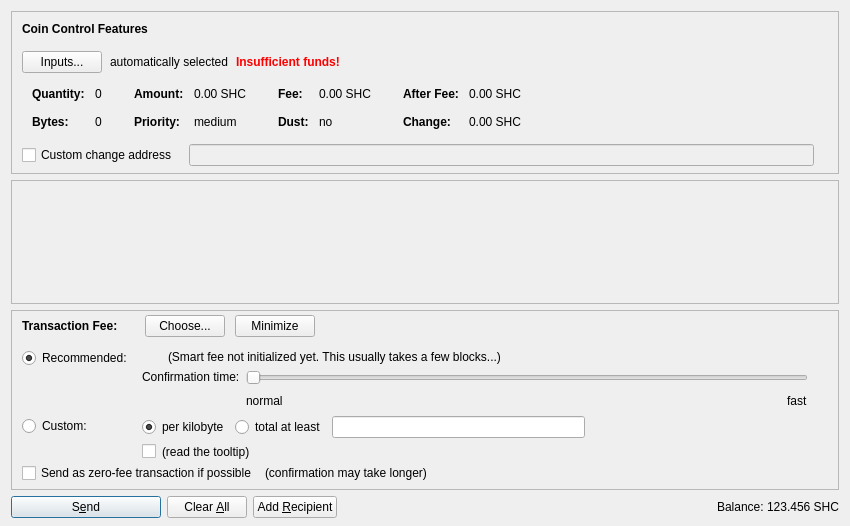
<?xml version="1.0" encoding="UTF-8"?>
<ui version="4.0">
 <class>SendCoinsDialog</class>
 <widget class="QDialog" name="SendCoinsDialog">
  <property name="geometry">
   <rect>
    <x>0</x>
    <y>0</y>
    <width>850</width>
    <height>526</height>
   </rect>
  </property>
  <property name="windowTitle">
   <string>Send Coins</string>
  </property>
  <layout class="QVBoxLayout" name="verticalLayout" stretch="0,1,0,0">
   <property name="bottomMargin">
    <number>8</number>
   </property>
   <item>
    <widget class="QFrame" name="frameCoinControl">
     <property name="sizePolicy">
      <sizepolicy hsizetype="Expanding" vsizetype="Expanding">
       <horstretch>0</horstretch>
       <verstretch>0</verstretch>
      </sizepolicy>
     </property>
     <property name="maximumSize">
      <size>
       <width>16777215</width>
       <height>16777215</height>
      </size>
     </property>
     <property name="frameShape">
      <enum>QFrame::StyledPanel</enum>
     </property>
     <property name="frameShadow">
      <enum>QFrame::Sunken</enum>
     </property>
     <layout class="QVBoxLayout" name="verticalLayoutCoinControl2">
      <property name="spacing">
       <number>0</number>
      </property>
      <property name="leftMargin">
       <number>0</number>
      </property>
      <property name="topMargin">
       <number>0</number>
      </property>
      <property name="rightMargin">
       <number>0</number>
      </property>
      <property name="bottomMargin">
       <number>6</number>
      </property>
      <item>
       <layout class="QVBoxLayout" name="verticalLayoutCoinControl" stretch="0,0,0,0,1">
        <property name="spacing">
         <number>0</number>
        </property>
        <property name="leftMargin">
         <number>10</number>
        </property>
        <property name="topMargin">
         <number>10</number>
        </property>
        <item>
         <layout class="QHBoxLayout" name="horizontalLayoutCoinControl1">
          <property name="bottomMargin">
           <number>15</number>
          </property>
          <item>
           <widget class="QLabel" name="labelCoinControlFeatures">
            <property name="sizePolicy">
             <sizepolicy hsizetype="Preferred" vsizetype="Maximum">
              <horstretch>0</horstretch>
              <verstretch>0</verstretch>
             </sizepolicy>
            </property>
            <property name="font">
             <font>
              <weight>75</weight>
              <bold>true</bold>
             </font>
            </property>
            <property name="styleSheet">
             <string notr="true">font-weight:bold;</string>
            </property>
            <property name="text">
             <string>Coin Control Features</string>
            </property>
           </widget>
          </item>
         </layout>
        </item>
        <item>
         <layout class="QHBoxLayout" name="horizontalLayoutCoinControl2" stretch="0,0,0,0">
          <property name="spacing">
           <number>8</number>
          </property>
          <property name="bottomMargin">
           <number>10</number>
          </property>
          <item>
           <widget class="QPushButton" name="pushButtonCoinControl">
            <property name="styleSheet">
             <string notr="true"/>
            </property>
            <property name="text">
             <string>Inputs...</string>
            </property>
            <property name="autoDefault">
             <bool>false</bool>
            </property>
           </widget>
          </item>
          <item>
           <widget class="QLabel" name="labelCoinControlAutomaticallySelected">
            <property name="text">
             <string>automatically selected</string>
            </property>
            <property name="margin">
             <number>5</number>
            </property>
           </widget>
          </item>
          <item>
           <widget class="QLabel" name="labelCoinControlInsuffFunds">
            <property name="font">
             <font>
              <weight>75</weight>
              <bold>true</bold>
             </font>
            </property>
            <property name="styleSheet">
             <string notr="true">color:red;font-weight:bold;</string>
            </property>
            <property name="text">
             <string>Insufficient funds!</string>
            </property>
            <property name="margin">
             <number>5</number>
            </property>
           </widget>
          </item>
          <item>
           <spacer name="horizontalSpacerCoinControl">
            <property name="orientation">
             <enum>Qt::Horizontal</enum>
            </property>
            <property name="sizeHint" stdset="0">
             <size>
              <width>40</width>
              <height>1</height>
             </size>
            </property>
           </spacer>
          </item>
         </layout>
        </item>
        <item>
         <widget class="QWidget" name="widgetCoinControl" native="true">
          <property name="sizePolicy">
           <sizepolicy hsizetype="Preferred" vsizetype="Preferred">
            <horstretch>0</horstretch>
            <verstretch>0</verstretch>
           </sizepolicy>
          </property>
          <property name="minimumSize">
           <size>
            <width>0</width>
            <height>0</height>
           </size>
          </property>
          <property name="styleSheet">
           <string notr="true"/>
          </property>
          <layout class="QHBoxLayout" name="horizontalLayoutCoinControl5">
           <property name="leftMargin">
            <number>0</number>
           </property>
           <property name="topMargin">
            <number>0</number>
           </property>
           <property name="rightMargin">
            <number>0</number>
           </property>
           <property name="bottomMargin">
            <number>0</number>
           </property>
           <item>
            <layout class="QHBoxLayout" name="horizontalLayoutCoinControl3" stretch="0,0,0,1">
             <property name="spacing">
              <number>20</number>
             </property>
             <property name="topMargin">
              <number>0</number>
             </property>
             <property name="bottomMargin">
              <number>10</number>
             </property>
             <item>
              <layout class="QFormLayout" name="formLayoutCoinControl1">
               <property name="horizontalSpacing">
                <number>10</number>
               </property>
               <property name="verticalSpacing">
                <number>14</number>
               </property>
               <property name="leftMargin">
                <number>10</number>
               </property>
               <property name="topMargin">
                <number>4</number>
               </property>
               <property name="rightMargin">
                <number>6</number>
               </property>
               <item row="0" column="0">
                <widget class="QLabel" name="labelCoinControlQuantityText">
                 <property name="font">
                  <font>
                   <weight>75</weight>
                   <bold>true</bold>
                  </font>
                 </property>
                 <property name="text">
                  <string>Quantity:</string>
                 </property>
                 <property name="margin">
                  <number>0</number>
                 </property>
                </widget>
               </item>
               <item row="0" column="1">
                <widget class="QLabel" name="labelCoinControlQuantity">
                 <property name="cursor">
                  <cursorShape>IBeamCursor</cursorShape>
                 </property>
                 <property name="contextMenuPolicy">
                  <enum>Qt::ActionsContextMenu</enum>
                 </property>
                 <property name="text">
                  <string notr="true">0</string>
                 </property>
                 <property name="margin">
                  <number>0</number>
                 </property>
                 <property name="textInteractionFlags">
                  <set>Qt::LinksAccessibleByMouse|Qt::TextSelectableByKeyboard|Qt::TextSelectableByMouse</set>
                 </property>
                </widget>
               </item>
               <item row="1" column="0">
                <widget class="QLabel" name="labelCoinControlBytesText">
                 <property name="font">
                  <font>
                   <weight>75</weight>
                   <bold>true</bold>
                  </font>
                 </property>
                 <property name="text">
                  <string>Bytes:</string>
                 </property>
                </widget>
               </item>
               <item row="1" column="1">
                <widget class="QLabel" name="labelCoinControlBytes">
                 <property name="cursor">
                  <cursorShape>IBeamCursor</cursorShape>
                 </property>
                 <property name="contextMenuPolicy">
                  <enum>Qt::ActionsContextMenu</enum>
                 </property>
                 <property name="text">
                  <string notr="true">0</string>
                 </property>
                 <property name="textInteractionFlags">
                  <set>Qt::LinksAccessibleByMouse|Qt::TextSelectableByKeyboard|Qt::TextSelectableByMouse</set>
                 </property>
                </widget>
               </item>
              </layout>
             </item>
             <item>
              <layout class="QFormLayout" name="formLayoutCoinControl2">
               <property name="horizontalSpacing">
                <number>10</number>
               </property>
               <property name="verticalSpacing">
                <number>14</number>
               </property>
               <property name="leftMargin">
                <number>6</number>
               </property>
               <property name="topMargin">
                <number>4</number>
               </property>
               <property name="rightMargin">
                <number>6</number>
               </property>
               <item row="0" column="0">
                <widget class="QLabel" name="labelCoinControlAmountText">
                 <property name="font">
                  <font>
                   <weight>75</weight>
                   <bold>true</bold>
                  </font>
                 </property>
                 <property name="text">
                  <string>Amount:</string>
                 </property>
                 <property name="margin">
                  <number>0</number>
                 </property>
                </widget>
               </item>
               <item row="0" column="1">
                <widget class="QLabel" name="labelCoinControlAmount">
                 <property name="cursor">
                  <cursorShape>IBeamCursor</cursorShape>
                 </property>
                 <property name="contextMenuPolicy">
                  <enum>Qt::ActionsContextMenu</enum>
                 </property>
                 <property name="text">
                  <string notr="true">0.00 SHC</string>
                 </property>
                 <property name="textInteractionFlags">
                  <set>Qt::LinksAccessibleByMouse|Qt::TextSelectableByKeyboard|Qt::TextSelectableByMouse</set>
                 </property>
                </widget>
               </item>
               <item row="1" column="0">
                <widget class="QLabel" name="labelCoinControlPriorityText">
                 <property name="font">
                  <font>
                   <weight>75</weight>
                   <bold>true</bold>
                  </font>
                 </property>
                 <property name="text">
                  <string>Priority:</string>
                 </property>
                </widget>
               </item>
               <item row="1" column="1">
                <widget class="QLabel" name="labelCoinControlPriority">
                 <property name="cursor">
                  <cursorShape>IBeamCursor</cursorShape>
                 </property>
                 <property name="contextMenuPolicy">
                  <enum>Qt::ActionsContextMenu</enum>
                 </property>
                 <property name="text">
                  <string notr="true">medium</string>
                 </property>
                 <property name="textInteractionFlags">
                  <set>Qt::LinksAccessibleByMouse|Qt::TextSelectableByKeyboard|Qt::TextSelectableByMouse</set>
                 </property>
                </widget>
               </item>
              </layout>
             </item>
             <item>
              <layout class="QFormLayout" name="formLayoutCoinControl3">
               <property name="horizontalSpacing">
                <number>10</number>
               </property>
               <property name="verticalSpacing">
                <number>14</number>
               </property>
               <property name="leftMargin">
                <number>6</number>
               </property>
               <property name="topMargin">
                <number>4</number>
               </property>
               <property name="rightMargin">
                <number>6</number>
               </property>
               <item row="0" column="0">
                <widget class="QLabel" name="labelCoinControlFeeText">
                 <property name="font">
                  <font>
                   <weight>75</weight>
                   <bold>true</bold>
                  </font>
                 </property>
                 <property name="text">
                  <string>Fee:</string>
                 </property>
                 <property name="margin">
                  <number>0</number>
                 </property>
                </widget>
               </item>
               <item row="0" column="1">
                <widget class="QLabel" name="labelCoinControlFee">
                 <property name="cursor">
                  <cursorShape>IBeamCursor</cursorShape>
                 </property>
                 <property name="contextMenuPolicy">
                  <enum>Qt::ActionsContextMenu</enum>
                 </property>
                 <property name="text">
                  <string notr="true">0.00 SHC</string>
                 </property>
                 <property name="textInteractionFlags">
                  <set>Qt::LinksAccessibleByMouse|Qt::TextSelectableByKeyboard|Qt::TextSelectableByMouse</set>
                 </property>
                </widget>
               </item>
               <item row="1" column="0">
                <widget class="QLabel" name="labelCoinControlLowOutputText">
                 <property name="font">
                  <font>
                   <weight>75</weight>
                   <bold>true</bold>
                  </font>
                 </property>
                 <property name="text">
                  <string>Dust:</string>
                 </property>
                </widget>
               </item>
               <item row="1" column="1">
                <widget class="QLabel" name="labelCoinControlLowOutput">
                 <property name="cursor">
                  <cursorShape>IBeamCursor</cursorShape>
                 </property>
                 <property name="contextMenuPolicy">
                  <enum>Qt::ActionsContextMenu</enum>
                 </property>
                 <property name="text">
                  <string notr="true">no</string>
                 </property>
                 <property name="textInteractionFlags">
                  <set>Qt::LinksAccessibleByMouse|Qt::TextSelectableByKeyboard|Qt::TextSelectableByMouse</set>
                 </property>
                </widget>
               </item>
              </layout>
             </item>
             <item>
              <layout class="QFormLayout" name="formLayoutCoinControl4">
               <property name="horizontalSpacing">
                <number>10</number>
               </property>
               <property name="verticalSpacing">
                <number>14</number>
               </property>
               <property name="leftMargin">
                <number>6</number>
               </property>
               <property name="topMargin">
                <number>4</number>
               </property>
               <property name="rightMargin">
                <number>6</number>
               </property>
               <item row="0" column="0">
                <widget class="QLabel" name="labelCoinControlAfterFeeText">
                 <property name="font">
                  <font>
                   <weight>75</weight>
                   <bold>true</bold>
                  </font>
                 </property>
                 <property name="text">
                  <string>After Fee:</string>
                 </property>
                 <property name="margin">
                  <number>0</number>
                 </property>
                </widget>
               </item>
               <item row="0" column="1">
                <widget class="QLabel" name="labelCoinControlAfterFee">
                 <property name="cursor">
                  <cursorShape>IBeamCursor</cursorShape>
                 </property>
                 <property name="contextMenuPolicy">
                  <enum>Qt::ActionsContextMenu</enum>
                 </property>
                 <property name="text">
                  <string notr="true">0.00 SHC</string>
                 </property>
                 <property name="textInteractionFlags">
                  <set>Qt::LinksAccessibleByMouse|Qt::TextSelectableByKeyboard|Qt::TextSelectableByMouse</set>
                 </property>
                </widget>
               </item>
               <item row="1" column="0">
                <widget class="QLabel" name="labelCoinControlChangeText">
                 <property name="font">
                  <font>
                   <weight>75</weight>
                   <bold>true</bold>
                  </font>
                 </property>
                 <property name="text">
                  <string>Change:</string>
                 </property>
                </widget>
               </item>
               <item row="1" column="1">
                <widget class="QLabel" name="labelCoinControlChange">
                 <property name="cursor">
                  <cursorShape>IBeamCursor</cursorShape>
                 </property>
                 <property name="contextMenuPolicy">
                  <enum>Qt::ActionsContextMenu</enum>
                 </property>
                 <property name="text">
                  <string notr="true">0.00 SHC</string>
                 </property>
                 <property name="textInteractionFlags">
                  <set>Qt::LinksAccessibleByMouse|Qt::TextSelectableByKeyboard|Qt::TextSelectableByMouse</set>
                 </property>
                </widget>
               </item>
              </layout>
             </item>
            </layout>
           </item>
          </layout>
         </widget>
        </item>
        <item>
         <layout class="QHBoxLayout" name="horizontalLayoutCoinControl4" stretch="0,0,0">
          <property name="spacing">
           <number>12</number>
          </property>
          <property name="sizeConstraint">
           <enum>QLayout::SetDefaultConstraint</enum>
          </property>
          <property name="topMargin">
           <number>5</number>
          </property>
          <property name="rightMargin">
           <number>5</number>
          </property>
          <item>
           <widget class="QCheckBox" name="checkBoxCoinControlChange">
            <property name="toolTip">
             <string>If this is activated, but the change address is empty or invalid, change will be sent to a newly generated address.</string>
            </property>
            <property name="text">
             <string>Custom change address</string>
            </property>
           </widget>
          </item>
          <item>
           <widget class="QValidatedLineEdit" name="lineEditCoinControlChange">
            <property name="enabled">
             <bool>false</bool>
            </property>
            <property name="sizePolicy">
             <sizepolicy hsizetype="Expanding" vsizetype="Fixed">
              <horstretch>0</horstretch>
              <verstretch>0</verstretch>
             </sizepolicy>
            </property>
           </widget>
          </item>
          <item>
           <widget class="QLabel" name="labelCoinControlChangeLabel">
            <property name="sizePolicy">
             <sizepolicy hsizetype="Preferred" vsizetype="Expanding">
              <horstretch>0</horstretch>
              <verstretch>0</verstretch>
             </sizepolicy>
            </property>
            <property name="minimumSize">
             <size>
              <width>0</width>
              <height>0</height>
             </size>
            </property>
            <property name="text">
             <string/>
            </property>
            <property name="margin">
             <number>3</number>
            </property>
           </widget>
          </item>
         </layout>
        </item>
        <item>
         <spacer name="verticalSpacerCoinControl">
          <property name="orientation">
           <enum>Qt::Vertical</enum>
          </property>
          <property name="sizeHint" stdset="0">
           <size>
            <width>800</width>
            <height>1</height>
           </size>
          </property>
         </spacer>
        </item>
       </layout>
      </item>
     </layout>
    </widget>
   </item>
   <item>
    <widget class="QScrollArea" name="scrollArea">
     <property name="widgetResizable">
      <bool>true</bool>
     </property>
     <widget class="QWidget" name="scrollAreaWidgetContents">
      <property name="geometry">
       <rect>
        <x>0</x>
        <y>0</y>
        <width>830</width>
        <height>68</height>
       </rect>
      </property>
      <layout class="QVBoxLayout" name="verticalLayout_2" stretch="0,1">
       <property name="leftMargin">
        <number>0</number>
       </property>
       <property name="topMargin">
        <number>0</number>
       </property>
       <property name="rightMargin">
        <number>0</number>
       </property>
       <property name="bottomMargin">
        <number>0</number>
       </property>
       <item>
        <layout class="QVBoxLayout" name="entries">
         <property name="spacing">
          <number>6</number>
         </property>
        </layout>
       </item>
       <item>
        <spacer name="verticalSpacer">
         <property name="orientation">
          <enum>Qt::Vertical</enum>
         </property>
         <property name="sizeHint" stdset="0">
          <size>
           <width>20</width>
           <height>40</height>
          </size>
         </property>
        </spacer>
       </item>
      </layout>
     </widget>
    </widget>
   </item>
   <item>
    <widget class="QFrame" name="frameFee">
     <property name="sizePolicy">
      <sizepolicy hsizetype="Expanding" vsizetype="Expanding">
       <horstretch>0</horstretch>
       <verstretch>0</verstretch>
      </sizepolicy>
     </property>
     <property name="maximumSize">
      <size>
       <width>16777215</width>
       <height>16777215</height>
      </size>
     </property>
     <property name="frameShape">
      <enum>QFrame::StyledPanel</enum>
     </property>
     <property name="frameShadow">
      <enum>QFrame::Sunken</enum>
     </property>
     <layout class="QVBoxLayout" name="verticalLayoutFee1">
      <property name="spacing">
       <number>0</number>
      </property>
      <property name="leftMargin">
       <number>0</number>
      </property>
      <property name="topMargin">
       <number>0</number>
      </property>
      <property name="rightMargin">
       <number>0</number>
      </property>
      <property name="bottomMargin">
       <number>0</number>
      </property>
      <item>
       <layout class="QVBoxLayout" name="verticalLayoutFee2" stretch="0,0,0">
        <property name="spacing">
         <number>0</number>
        </property>
        <property name="leftMargin">
         <number>10</number>
        </property>
        <property name="topMargin">
         <number>0</number>
        </property>
        <item>
         <layout class="QHBoxLayout" name="horizontalLayoutFee1">
          <property name="bottomMargin">
           <number>0</number>
          </property>
          <item>
           <layout class="QVBoxLayout" name="verticalLayoutFee7">
            <property name="spacing">
             <number>0</number>
            </property>
            <item>
             <spacer name="verticalSpacerSmartFee">
              <property name="orientation">
               <enum>Qt::Vertical</enum>
              </property>
              <property name="sizeType">
               <enum>QSizePolicy::Fixed</enum>
              </property>
              <property name="sizeHint" stdset="0">
               <size>
                <width>1</width>
                <height>4</height>
               </size>
              </property>
             </spacer>
            </item>
            <item>
             <layout class="QHBoxLayout" name="horizontalLayoutSmartFee">
              <property name="spacing">
               <number>10</number>
              </property>
              <item>
               <widget class="QLabel" name="labelFeeHeadline">
                <property name="sizePolicy">
                 <sizepolicy hsizetype="Preferred" vsizetype="Maximum">
                  <horstretch>0</horstretch>
                  <verstretch>0</verstretch>
                 </sizepolicy>
                </property>
                <property name="font">
                 <font>
                  <weight>75</weight>
                  <bold>true</bold>
                 </font>
                </property>
                <property name="styleSheet">
                 <string notr="true">font-weight:bold;</string>
                </property>
                <property name="text">
                 <string>Transaction Fee:</string>
                </property>
               </widget>
              </item>
              <item>
               <widget class="QLabel" name="labelFeeMinimized">
                <property name="text">
                 <string/>
                </property>
               </widget>
              </item>
              <item>
               <widget class="QPushButton" name="buttonChooseFee">
                <property name="text">
                 <string>Choose...</string>
                </property>
               </widget>
              </item>
              <item>
               <widget class="QPushButton" name="buttonMinimizeFee">
                <property name="toolTip">
                 <string>collapse fee-settings</string>
                </property>
                <property name="text">
                 <string>Minimize</string>
                </property>
               </widget>
              </item>
             </layout>
            </item>
            <item>
             <spacer name="verticalSpacer_5">
              <property name="orientation">
               <enum>Qt::Vertical</enum>
              </property>
              <property name="sizeHint" stdset="0">
               <size>
                <width>1</width>
                <height>1</height>
               </size>
              </property>
             </spacer>
            </item>
           </layout>
          </item>
          <item>
           <spacer name="horizontalSpacer_4">
            <property name="orientation">
             <enum>Qt::Horizontal</enum>
            </property>
            <property name="sizeHint" stdset="0">
             <size>
              <width>40</width>
              <height>20</height>
             </size>
            </property>
           </spacer>
          </item>
         </layout>
        </item>
        <item>
         <widget class="QFrame" name="frameFeeSelection">
          <layout class="QVBoxLayout" name="verticalLayoutFee12">
           <property name="spacing">
            <number>0</number>
           </property>
           <property name="leftMargin">
            <number>0</number>
           </property>
           <property name="topMargin">
            <number>0</number>
           </property>
           <property name="rightMargin">
            <number>0</number>
           </property>
           <property name="bottomMargin">
            <number>0</number>
           </property>
           <item>
            <layout class="QGridLayout" name="gridLayoutFee">
             <property name="topMargin">
              <number>10</number>
             </property>
             <property name="bottomMargin">
              <number>4</number>
             </property>
             <property name="horizontalSpacing">
              <number>10</number>
             </property>
             <property name="verticalSpacing">
              <number>4</number>
             </property>
             <item row="1" column="1">
              <layout class="QVBoxLayout" name="verticalLayoutFee8">
               <property name="spacing">
                <number>6</number>
               </property>
               <item>
                <layout class="QHBoxLayout" name="horizontalLayoutFee13">
                 <item>
                  <widget class="QRadioButton" name="radioCustomPerKilobyte">
                   <property name="toolTip">
                    <string>If the custom fee is set to 1000 satoshis and the transaction is only 250 bytes, then &quot;per kilobyte&quot; only pays 250 satoshis in fee, while &quot;at least&quot; pays 1000 satoshis. For transactions bigger than a kilobyte both pay by kilobyte.</string>
                   </property>
                   <property name="text">
                    <string>per kilobyte</string>
                   </property>
                   <property name="checked">
                    <bool>true</bool>
                   </property>
                   <attribute name="buttonGroup">
                    <string notr="true">groupCustomFee</string>
                   </attribute>
                  </widget>
                 </item>
                 <item>
                  <widget class="QRadioButton" name="radioCustomAtLeast">
                   <property name="toolTip">
                    <string>If the custom fee is set to 1000 satoshis and the transaction is only 250 bytes, then &quot;per kilobyte&quot; only pays 250 satoshis in fee, while &quot;total at least&quot; pays 1000 satoshis. For transactions bigger than a kilobyte both pay by kilobyte.</string>
                   </property>
                   <property name="text">
                    <string>total at least</string>
                   </property>
                   <attribute name="buttonGroup">
                    <string notr="true">groupCustomFee</string>
                   </attribute>
                  </widget>
                 </item>
                 <item>
                  <widget class="BitcoinAmountField" name="customFee"/>
                 </item>
                 <item>
                  <spacer name="horizontalSpacer_6">
                   <property name="orientation">
                    <enum>Qt::Horizontal</enum>
                   </property>
                   <property name="sizeHint" stdset="0">
                    <size>
                     <width>1</width>
                     <height>1</height>
                    </size>
                   </property>
                  </spacer>
                 </item>
                </layout>
               </item>
               <item>
                <layout class="QHBoxLayout" name="horizontalLayoutFee8">
                 <item>
                  <widget class="QCheckBox" name="checkBoxMinimumFee">
                   <property name="toolTip">
                    <string>Paying only the minimum fee is just fine as long as there is less transaction volume than space in the blocks. But be aware that this can end up in a never confirming transaction once there is more demand for sharecoin transactions than the network can process.</string>
                   </property>
                   <property name="text">
                    <string/>
                   </property>
                  </widget>
                 </item>
                 <item>
                  <widget class="QLabel" name="labelMinFeeWarning">
                   <property name="enabled">
                    <bool>true</bool>
                   </property>
                   <property name="toolTip">
                    <string>Paying only the minimum fee is just fine as long as there is less transaction volume than space in the blocks. But be aware that this can end up in a never confirming transaction once there is more demand for sharecoin transactions than the network can process.</string>
                   </property>
                   <property name="text">
                    <string>(read the tooltip)</string>
                   </property>
                   <property name="margin">
                    <number>5</number>
                   </property>
                  </widget>
                 </item>
                 <item>
                  <spacer name="horizontalSpacer_2">
                   <property name="orientation">
                    <enum>Qt::Horizontal</enum>
                   </property>
                   <property name="sizeHint" stdset="0">
                    <size>
                     <width>1</width>
                     <height>1</height>
                    </size>
                   </property>
                  </spacer>
                 </item>
                </layout>
               </item>
              </layout>
             </item>
             <item row="0" column="0">
              <layout class="QVBoxLayout" name="verticalLayoutFee4" stretch="0,1">
               <item>
                <widget class="QRadioButton" name="radioSmartFee">
                 <property name="text">
                  <string>Recommended:</string>
                 </property>
                 <property name="checked">
                  <bool>true</bool>
                 </property>
                 <attribute name="buttonGroup">
                  <string notr="true">groupFee</string>
                 </attribute>
                </widget>
               </item>
               <item>
                <spacer name="verticalSpacer_2">
                 <property name="orientation">
                  <enum>Qt::Vertical</enum>
                 </property>
                 <property name="sizeHint" stdset="0">
                  <size>
                   <width>1</width>
                   <height>1</height>
                  </size>
                 </property>
                </spacer>
               </item>
              </layout>
             </item>
             <item row="1" column="0">
              <layout class="QVBoxLayout" name="verticalLayoutFee9" stretch="0,1">
               <item>
                <widget class="QRadioButton" name="radioCustomFee">
                 <property name="text">
                  <string>Custom:</string>
                 </property>
                 <attribute name="buttonGroup">
                  <string notr="true">groupFee</string>
                 </attribute>
                </widget>
               </item>
               <item>
                <spacer name="verticalSpacer_6">
                 <property name="orientation">
                  <enum>Qt::Vertical</enum>
                 </property>
                 <property name="sizeHint" stdset="0">
                  <size>
                   <width>1</width>
                   <height>1</height>
                  </size>
                 </property>
                </spacer>
               </item>
              </layout>
             </item>
             <item row="0" column="1">
              <layout class="QVBoxLayout" name="verticalLayoutFee3" stretch="0,0,1">
               <property name="spacing">
                <number>6</number>
               </property>
               <property name="topMargin">
                <number>2</number>
               </property>
               <item>
                <layout class="QHBoxLayout" name="horizontalLayoutFee12">
                 <item>
                  <widget class="QLabel" name="labelSmartFee">
                   <property name="text">
                    <string/>
                   </property>
                   <property name="margin">
                    <number>2</number>
                   </property>
                  </widget>
                 </item>
                 <item>
                  <widget class="QLabel" name="labelFeeEstimation">
                   <property name="text">
                    <string/>
                   </property>
                  </widget>
                 </item>
                 <item>
                  <widget class="QLabel" name="labelSmartFee2">
                   <property name="text">
                    <string>(Smart fee not initialized yet. This usually takes a few blocks...)</string>
                   </property>
                   <property name="margin">
                    <number>2</number>
                   </property>
                  </widget>
                 </item>
                 <item>
                  <spacer name="horizontalSpacer_5">
                   <property name="orientation">
                    <enum>Qt::Horizontal</enum>
                   </property>
                   <property name="sizeHint" stdset="0">
                    <size>
                     <width>1</width>
                     <height>1</height>
                    </size>
                   </property>
                  </spacer>
                 </item>
                </layout>
               </item>
               <item>
                <layout class="QHBoxLayout" name="horizontalLayoutFee9">
                 <item>
                  <layout class="QVBoxLayout" name="verticalLayoutFee6">
                   <item>
                    <widget class="QLabel" name="labelSmartFee3">
                     <property name="text">
                      <string>Confirmation time:</string>
                     </property>
                     <property name="margin">
                      <number>2</number>
                     </property>
                    </widget>
                   </item>
                   <item>
                    <spacer name="verticalSpacer_3">
                     <property name="orientation">
                      <enum>Qt::Vertical</enum>
                     </property>
                     <property name="sizeHint" stdset="0">
                      <size>
                       <width>1</width>
                       <height>1</height>
                      </size>
                     </property>
                    </spacer>
                   </item>
                  </layout>
                 </item>
                 <item>
                  <layout class="QVBoxLayout" name="verticalLayoutFee5">
                   <property name="rightMargin">
                    <number>30</number>
                   </property>
                   <item>
                    <widget class="QSlider" name="sliderSmartFee">
                     <property name="minimum">
                      <number>0</number>
                     </property>
                     <property name="maximum">
                      <number>24</number>
                     </property>
                     <property name="pageStep">
                      <number>1</number>
                     </property>
                     <property name="value">
                      <number>0</number>
                     </property>
                     <property name="orientation">
                      <enum>Qt::Horizontal</enum>
                     </property>
                     <property name="invertedAppearance">
                      <bool>false</bool>
                     </property>
                     <property name="invertedControls">
                      <bool>false</bool>
                     </property>
                     <property name="tickPosition">
                      <enum>QSlider::NoTicks</enum>
                     </property>
                    </widget>
                   </item>
                   <item>
                    <layout class="QHBoxLayout" name="horizontalLayoutFee10">
                     <item>
                      <widget class="QLabel" name="labelSmartFeeNormal">
                       <property name="text">
                        <string>normal</string>
                       </property>
                      </widget>
                     </item>
                     <item>
                      <spacer name="horizontalSpacer_3">
                       <property name="orientation">
                        <enum>Qt::Horizontal</enum>
                       </property>
                       <property name="sizeHint" stdset="0">
                        <size>
                         <width>40</width>
                         <height>20</height>
                        </size>
                       </property>
                      </spacer>
                     </item>
                     <item>
                      <widget class="QLabel" name="labelSmartFeeFast">
                       <property name="text">
                        <string>fast</string>
                       </property>
                      </widget>
                     </item>
                    </layout>
                   </item>
                  </layout>
                 </item>
                </layout>
               </item>
               <item>
                <spacer name="verticalSpacer_4">
                 <property name="orientation">
                  <enum>Qt::Vertical</enum>
                 </property>
                 <property name="sizeHint" stdset="0">
                  <size>
                   <width>1</width>
                   <height>1</height>
                  </size>
                 </property>
                </spacer>
               </item>
              </layout>
             </item>
            </layout>
           </item>
           <item>
            <layout class="QHBoxLayout" name="horizontalLayoutFee5" stretch="0,0,0">
             <property name="spacing">
              <number>8</number>
             </property>
             <property name="bottomMargin">
              <number>4</number>
             </property>
             <item>
              <widget class="QCheckBox" name="checkBoxFreeTx">
               <property name="text">
                <string>Send as zero-fee transaction if possible</string>
               </property>
              </widget>
             </item>
             <item>
              <widget class="QLabel" name="labelFreeTx">
               <property name="text">
                <string>(confirmation may take longer)</string>
               </property>
               <property name="margin">
                <number>5</number>
               </property>
              </widget>
             </item>
             <item>
              <spacer name="horizontalSpacerFee5">
               <property name="orientation">
                <enum>Qt::Horizontal</enum>
               </property>
               <property name="sizeHint" stdset="0">
                <size>
                 <width>1</width>
                 <height>1</height>
                </size>
               </property>
              </spacer>
             </item>
            </layout>
           </item>
           <item>
            <spacer name="verticalSpacerFee2">
             <property name="orientation">
              <enum>Qt::Vertical</enum>
             </property>
             <property name="sizeHint" stdset="0">
              <size>
               <width>1</width>
               <height>1</height>
              </size>
             </property>
            </spacer>
           </item>
          </layout>
         </widget>
        </item>
        <item>
         <spacer name="verticalSpacerFee">
          <property name="orientation">
           <enum>Qt::Vertical</enum>
          </property>
          <property name="sizeHint" stdset="0">
           <size>
            <width>800</width>
            <height>1</height>
           </size>
          </property>
         </spacer>
        </item>
       </layout>
      </item>
     </layout>
    </widget>
   </item>
   <item>
    <layout class="QHBoxLayout" name="horizontalLayout">
     <item>
      <widget class="QPushButton" name="sendButton">
       <property name="minimumSize">
        <size>
         <width>150</width>
         <height>0</height>
        </size>
       </property>
       <property name="toolTip">
        <string>Confirm the send action</string>
       </property>
       <property name="text">
        <string>S&amp;end</string>
       </property>
       <property name="icon">
        <iconset resource="../bitcoin.qrc">
         <normaloff>:/icons/send</normaloff>:/icons/send</iconset>
       </property>
       <property name="autoDefault">
        <bool>false</bool>
       </property>
       <property name="default">
        <bool>true</bool>
       </property>
      </widget>
     </item>
     <item>
      <widget class="QPushButton" name="clearButton">
       <property name="sizePolicy">
        <sizepolicy hsizetype="Minimum" vsizetype="Fixed">
         <horstretch>0</horstretch>
         <verstretch>0</verstretch>
        </sizepolicy>
       </property>
       <property name="toolTip">
        <string>Clear all fields of the form.</string>
       </property>
       <property name="text">
        <string>Clear &amp;All</string>
       </property>
       <property name="icon">
        <iconset resource="../bitcoin.qrc">
         <normaloff>:/icons/remove</normaloff>:/icons/remove</iconset>
       </property>
       <property name="autoDefault">
        <bool>false</bool>
       </property>
      </widget>
     </item>
     <item>
      <widget class="QPushButton" name="addButton">
       <property name="toolTip">
        <string>Send to multiple recipients at once</string>
       </property>
       <property name="text">
        <string>Add &amp;Recipient</string>
       </property>
       <property name="icon">
        <iconset resource="../bitcoin.qrc">
         <normaloff>:/icons/add</normaloff>:/icons/add</iconset>
       </property>
       <property name="autoDefault">
        <bool>false</bool>
       </property>
      </widget>
     </item>
     <item>
      <spacer name="horizontalSpacer">
       <property name="orientation">
        <enum>Qt::Horizontal</enum>
       </property>
       <property name="sizeHint" stdset="0">
        <size>
         <width>40</width>
         <height>20</height>
        </size>
       </property>
      </spacer>
     </item>
     <item>
      <layout class="QHBoxLayout" name="horizontalLayout_2">
       <property name="spacing">
        <number>3</number>
       </property>
       <item>
        <widget class="QLabel" name="label">
         <property name="sizePolicy">
          <sizepolicy hsizetype="Preferred" vsizetype="Fixed">
           <horstretch>0</horstretch>
           <verstretch>0</verstretch>
          </sizepolicy>
         </property>
         <property name="text">
          <string>Balance:</string>
         </property>
        </widget>
       </item>
       <item>
        <widget class="QLabel" name="labelBalance">
         <property name="sizePolicy">
          <sizepolicy hsizetype="Preferred" vsizetype="Fixed">
           <horstretch>0</horstretch>
           <verstretch>0</verstretch>
          </sizepolicy>
         </property>
         <property name="cursor">
          <cursorShape>IBeamCursor</cursorShape>
         </property>
         <property name="text">
          <string notr="true">123.456 SHC</string>
         </property>
         <property name="textInteractionFlags">
          <set>Qt::LinksAccessibleByMouse|Qt::TextSelectableByKeyboard|Qt::TextSelectableByMouse</set>
         </property>
        </widget>
       </item>
      </layout>
     </item>
    </layout>
   </item>
  </layout>
 </widget>
 <customwidgets>
  <customwidget>
   <class>QValidatedLineEdit</class>
   <extends>QLineEdit</extends>
   <header>qvalidatedlineedit.h</header>
  </customwidget>
  <customwidget>
   <class>BitcoinAmountField</class>
   <extends>QLineEdit</extends>
   <header>bitcoinamountfield.h</header>
   <container>1</container>
  </customwidget>
 </customwidgets>
 <resources>
  <include location="../bitcoin.qrc"/>
 </resources>
 <connections/>
 <buttongroups>
  <buttongroup name="groupFee"/>
  <buttongroup name="groupCustomFee"/>
 </buttongroups>
</ui>
